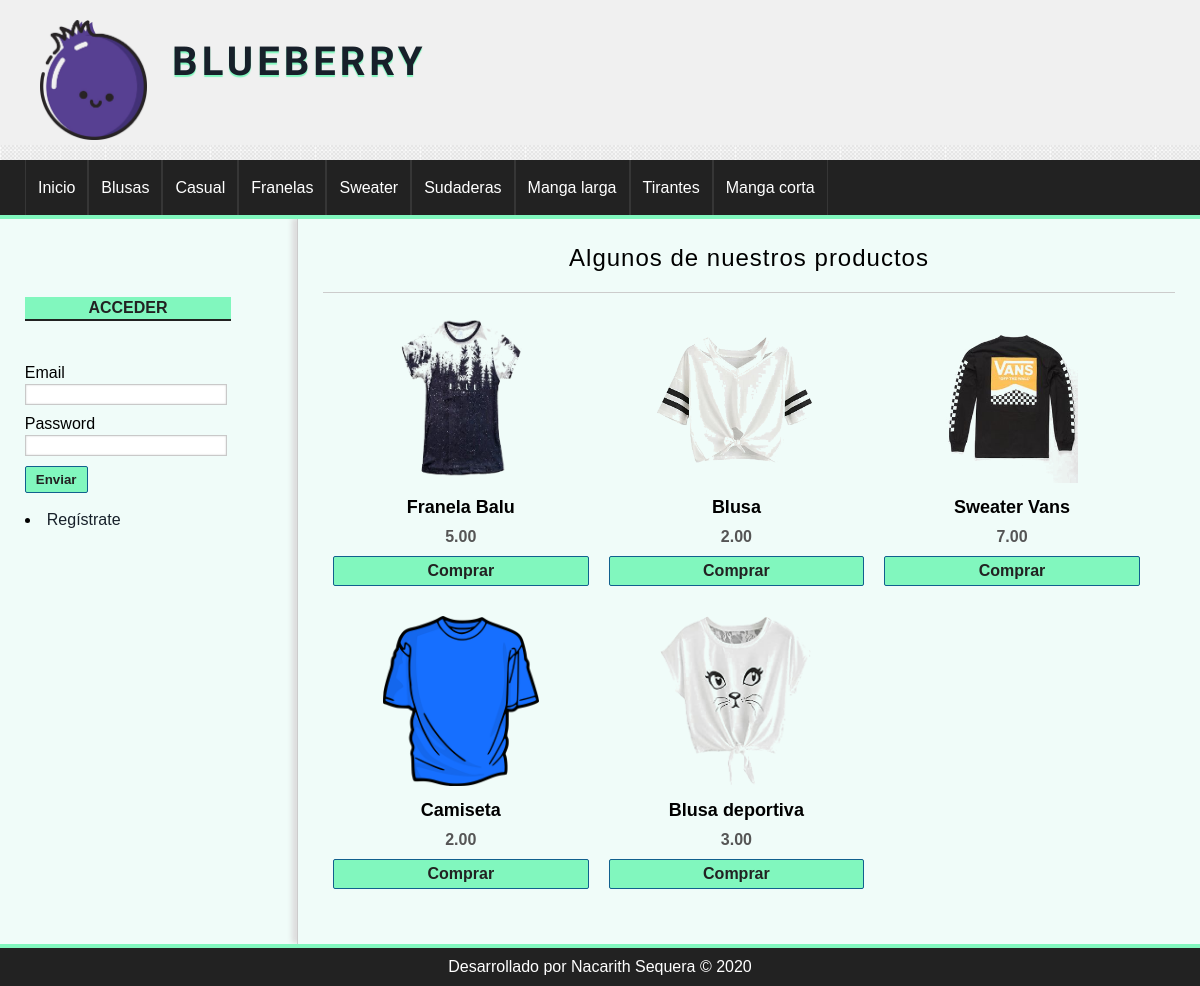
The page / on the database its author committed.
### tables this page shows
CREATE TABLE IF NOT EXISTS `categorias` (
  `id` int(255) NOT NULL AUTO_INCREMENT,
  `nombre` varchar(100) NOT NULL,
  PRIMARY KEY (`id`)
);

CREATE TABLE IF NOT EXISTS `productos` (
  `id` int(255) NOT NULL AUTO_INCREMENT,
  `categoria_id` int(255) NOT NULL,
  `nombre` varchar(100) NOT NULL,
  `descripcion` text DEFAULT NULL,
  `precio` float(100,2) NOT NULL,
  `stock` int(255) NOT NULL,
  `oferta` varchar(2) DEFAULT NULL,
  `fecha` date NOT NULL,
  `imagen` varchar(255) DEFAULT NULL,
  PRIMARY KEY (`id`),
  KEY `fk_producto_categoria` (`categoria_id`)
);

### config/db.php (called while the page is built)
<?php
class Database
{
	static function connect()
	{
		$db = new mysqli('localhost', 'root', '', 'tienda');
		$db->query("SET NAMES 'utf8'");
		return $db;
	}
}
 ?>

### helpers/utils.php (called while the page is built, shortened)
<?php
class Utils{
	public static function showCategorias(){
		require_once 'models/categoria.php';
		$categoria = new Categoria();
		$categorias = $categoria->getAll();
		return $categorias;
	}
}

### models/categoria.php (called while the page is built, shortened)
<?php
class Categoria{
	private $db;
	public function __construct() {
		$this->db = Database::connect();
	}
	public function getAll(){
		$categorias = $this->db->query("SELECT * FROM categorias ORDER BY id DESC;");
		return $categorias;
	}
}

### controllers/ProductoController.php (called while the page is built, shortened)
<?php
require_once 'models/producto.php';
class productoController{
	public function index(){
		$producto = new Producto();
		$productos = $producto->getRandom(6);
		require_once 'views/producto/destacados.php';
	}
}

### models/producto.php (called while the page is built, shortened)
<?php
class Producto{
	private $db;
	public function __construct() {
		$this->db = Database::connect();
	}
	public function getRandom($limit){
		$productos = $this->db->query("SELECT * FROM productos ORDER BY RAND() LIMIT $limit");
		return $productos;
	}
}

### views/producto/destacados.php (the view)
<h1>Algunos de nuestros productos</h1>
<?php while($product = $productos->fetch_object()): ?>
	<div class="product">
		<a href="<?=base_url?>producto/ver&id=<?=$product->id?>">
			<?php if($product->imagen != null): ?>
				<img src="<?=base_url?>uploads/images/<?=$product->imagen?>" />
			<?php else: ?>
				<img src="<?=base_url?>assets/img/camiseta.png" />
			<?php endif; ?>
			<h2><?=$product->nombre?></h2>
		</a>
		<p><?=$product->precio?></p>
		<a href="<?=base_url?>carrito/add&id=<?=$product->id?>" class="button">Comprar</a>
	</div>
<?php endwhile; ?>

### views/layout/header.php (shortened to what this page needs)
<!DOCTYPE html>
<html lang="es">
<head>
	<link rel="stylesheet" href="<?=base_url?>assets/css/styles.css">
</head>
<body>
	<header id="header">
		<div id="logo">
			<img src="<?=base_url?>assets/img/blueb.png" alt="Logo Blueberry" />
			<a href="index.php" class="mora">
				Blueberry
			</a>
		</div>
	</header>
	<?php $categorias = Utils::showCategorias();?>
	<nav id="menu">
		<ul>
			<li><a href="<?=base_url?>">Inicio</a></li>
			<?php while($cat = $categorias->fetch_object()): ?>
			<li><a href="<?=base_url?>categoria/ver&id=<?=$cat->id?>"><?=$cat->nombre?></a></li>
		    <?php endwhile; ?>
		</ul>
	</nav>
    <div id="content">

### views/layout/sidebar.php (shortened to what this page needs)
<aside id="lateral">
    <div id="carrito" class="block_aside">
    </div>
	<div id="login" class="block_aside">
		<br>
		<?php if(!isset($_SESSION['identity'])): ?>
		<h3>ACCEDER</h3>
		<br>
		<form action="<?=base_url?>Usuario/login" method="POST">
			<label for="email">Email</label>
			<input type="email" name="email">
			<label for="password">Password</label>
			<input type="password" name="password">
			<input type="submit" value="Enviar">
		</form>
	<?php else: ?>
		<h3><?=$_SESSION['identity']->nombre?> <?=$_SESSION['identity']->apellidos?></h3>
	<?php endif; ?>
	<?php if(isset($_SESSION['identity'])): ?>
		<li><a href="<?=base_url?>pedido/mis_pedidos">Mis pedidos</a></li>
		<li><a href="<?=base_url?>Usuario/logout">Cerrar sesión</a></li>
	<?php else: ?>
		<br>
	<li><a href="<?=base_url?>Usuario/registro">Regístrate</a></li>
	<?php endif; ?>
	</div>
</aside>
<div id="central">

### index.php (shortened to what this page needs)
<?php
require_once 'config/db.php';
require_once 'helpers/utils.php';
require_once 'views/layout/header.php';
require_once 'views/layout/sidebar.php';
if(isset($_GET['controller'])){
	$nombre_controlador = $_GET['controller'].'Controller';
}elseif(!isset($_GET['controller']) && !isset($_GET['action'])){
	$nombre_controlador = controller_default;
}else{
	show_error();
	exit();
}
if(class_exists($nombre_controlador)){
	$controlador = new $nombre_controlador();
	if(isset($_GET['action']) && method_exists($controlador, $_GET['action'])){
		$action = $_GET['action'];
		$controlador->$action();
	}elseif(!isset($_GET['controller']) && !isset($_GET['action'])){
		$action_default = action_default;
		$controlador->$action_default();
	}else{
		show_error();
	}
}else{
	show_error();
}
require_once 'views/layout/footer.php';

### views/layout/footer.php
   </div>
   </div>
	<footer id="footer">
		<p>Desarrollado por Nacarith Sequera &copy; <?=date('Y')?></p>
	</footer>
</body>
</html>

### assets/css/styles.css (style rules this page uses)
* { padding: 0px; margin: 0px; font-family: sans-serif, Helvetica, Arial; }
body { background: url(../img/bg.png); }
a { color: #17202A; text-decoration: none; }
#header { height: 145px; background: #F0F0F0; }
#logo { padding: 20px; margin-left: 20px; float:left; }
#logo img { float:left; height: 120px; }
#logo a { float:left; font-size: 40px; letter-spacing: 4px; text-transform: uppercase; color: #17202A; font-weight: bold; text-decoration: none; margin-top: 18px; margin-left: 25px; text-shadow: 0px 2px 1px #81F7BE; transition: all 300ms; font-family: 'Piedra', cursive; }
#menu { clear:both; background: #222; color: white; height: 55px; border-bottom: 4px solid #81F7BE; }
#menu ul { list-style: none; text-decoration: none; margin: 0px auto; margin-left: 25px; }
#menu ul li { line-height: 55px; float:left; border-right: 1px solid #363636; text-decoration: none; }
#menu a { display: block; color: white; text-decoration: none; padding-left: 12px; padding-right: 12px; transition: all 300ms; }
#menu a:first-child { border-left: 1px solid #363636; }
#content { margin: 0px auto; overflow: hidden; background: #F0FCF9; }
#lateral { width: 20%; min-height: 300px; float: left; margin-top:20px; margin-left: 8px; }
#lateral .block_aside { display: block; width: 86%; margin: 5px auto; padding: 10px; }
#lateral h3 { display: block; color: #222; width: 100%; text-align: center; padding-top: 2px; padding-bottom: 2px; margin-bottom: 15px; font-size: 16px; font-weight: bold; background: #81F7BE; border-bottom: 2px solid #222; }
label, input[type="text"], input[type="password"], input[type="email"], input[type="number"], select, textarea { display:block; width: 95%; margin-top: 2px; margin-bottom: 2px; }
input[type="text"], input[type="password"], input[type="email"], input[type="number"], select, textarea { border: 1px solid #C9C9C9; box-shadow: 0px 0px 2px #ccc inset; background: white; padding: 2px; color: gray; transition: all 300ms; }
input[type="button"], input[type="submit"], button, .button { display: block; border-radius: 2px; width: auto; padding: 5px; padding-left: 10px; padding-right: 10px; color: #222; background: #81F7BE; font-weight: bold; border: 1px solid #11608E; cursor:pointer; }
.button { background: #81F7BE; color: #222 !important; text-decoration: none; }
label, input[type="button"], input[type="submit"], button { display:block; margin-top: 10px; }
#central { width: 71%; min-height: 500px; float: right; border-left: 1px solid #ccc; box-shadow: -5px -1px 5px #ddd; padding:25px; }
#central h1 { font-size: 24px; font-weight: normal; letter-spacing: 1px; text-align: center; border-bottom: 1px solid #ccc; margin-bottom: 20px; padding: 20px; padding-top: 0px; }
.product { width: 30%; float:left; margin-left: 10px; margin-right: 10px; margin-bottom: 30px; text-align: center; }
.product a { color:black; text-decoration: none; }
.product img { height:170px; margin-bottom: 10px; }
.product h2 { font-size: 18px; margin-bottom: 10px; }
.product p { font-weight: bold; color: #555; margin-bottom: 10px; }
#footer { clear: both; text-align: center; padding-top:10px; padding-bottom: 10px; color: white; background: #222222; border-top: 4px solid #81F7BE; }

### rows shown on the page
categorias: nombre "Blusas"
categorias: nombre "Casual"
categorias: nombre "Franelas"
categorias: nombre "Sweater"
categorias: nombre "Sudaderas"
categorias: nombre "Manga larga"
categorias: nombre "Tirantes"
categorias: nombre "Manga corta"
productos: imagen (picture), nombre "Franela Balu", precio "5.00"
productos: imagen (picture), nombre "Blusa", precio "2.00"
productos: imagen (picture), nombre "Sweater Vans", precio "7.00"
productos: imagen (picture), nombre "Camiseta", precio "2.00"
productos: imagen (picture), nombre "Blusa deportiva", precio "3.00"
